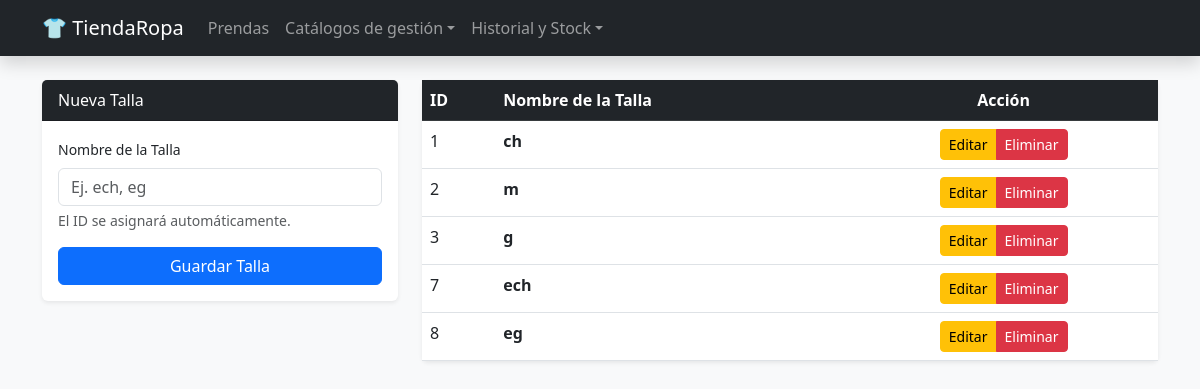
The app's page /tienda_ropa/tallas.php with its own data.
### tables this page shows
CREATE TABLE `talla` (
  `id_talla` int(11) NOT NULL,
  `talla` varchar(10) NOT NULL
);

### tienda_ropa/tallas.php (the view, shortened to what this page needs)
<?php
include 'db.php';
?>
<!DOCTYPE html>
<html lang="es">
<head>
    <link href="https://cdn.jsdelivr.net/npm/bootstrap@5.3.0/dist/css/bootstrap.min.css" rel="stylesheet">
</head>
<body class="bg-light">
    <?php include 'header.php'; ?>
    <div class="container">
        <div class="row">
            <div class="col-md-4">
                <div class="card shadow-sm border-0">
                    <div class="card-header bg-dark text-white">Nueva Talla</div>
                    <form class="card-body" method="POST">
                        <div class="mb-3">
                            <label class="form-label small">Nombre de la Talla</label>
                            <input type="text" name="talla" class="form-control" placeholder="Ej. ech, eg" required>
                            <div class="form-text text-muted">El ID se asignará automáticamente.</div>
                        </div>
                        <button name="add" class="btn btn-primary w-100">Guardar Talla</button>
                    </form>
                </div>
            </div>
            <div class="col-md-8">
                <div class="card shadow-sm border-0">
                    <table class="table table-hover mb-0">
                        <thead class="table-dark">
                            <tr>
                                <th>ID</th>
                                <th>Nombre de la Talla</th>
                                <th class="text-center">Acción</th>
                            </tr>
                        </thead>
                        <tbody>
                            <?php
                            $res = $conn->query("SELECT * FROM talla ORDER BY id_talla ASC");
                            while($row = $res->fetch()){
                                echo "<tr>
                                        <td>{$row['id_talla']}</td>
                                        <td><strong>{$row['talla']}</strong></td>
                                        <td class='text-center'>
                                            <div class='btn-group'>
                                                <button class='btn btn-sm btn-warning'
                                                    onclick='abrirEditar({$row['id_talla']}, \"{$row['talla']}\")'>
                                                    Editar
                                                </button>
                                                <a href='tallas.php?delete={$row['id_talla']}'
                                                   class='btn btn-sm btn-danger'
                                                   onclick='return confirm(\"¿Estás seguro de eliminar esta talla?\")'>
                                                    Eliminar
                                                </a>
                                            </div>
                                        </td>
                                      </tr>";
                            }
                            ?>
                        </tbody>
                    </table>
                </div>
            </div>
        </div>
    </div>
</body>
</html>

### records on screen
talla: id_talla "1", talla "ch"
talla: id_talla "2", talla "m"
talla: id_talla "3", talla "g"
talla: id_talla "7", talla "ech"
talla: id_talla "8", talla "eg"
